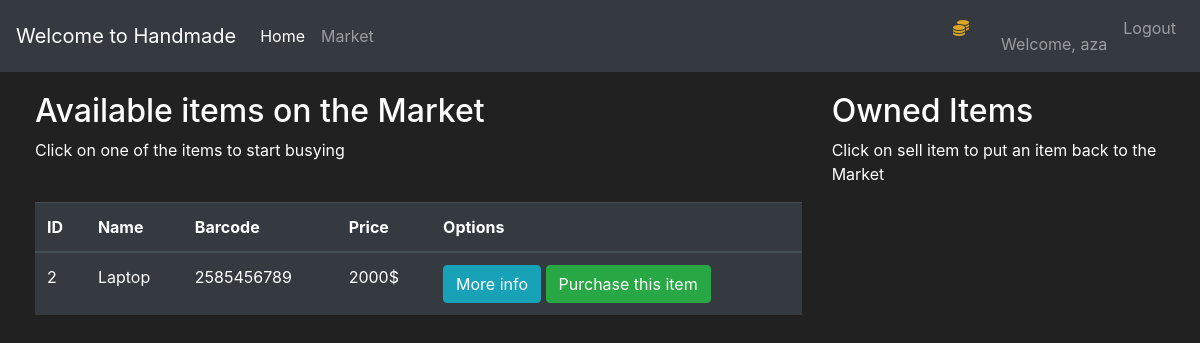
/market (signed in), run on an earlier commit of the app's database.
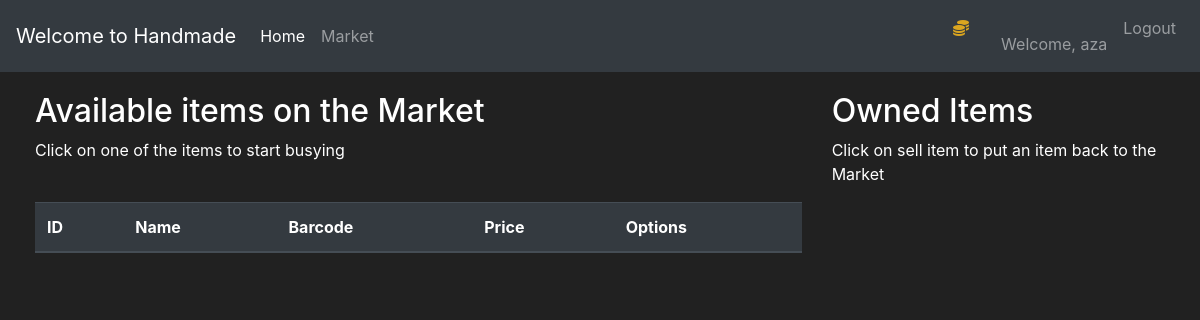
And on a later commit of the database.
### market/models.py (models this page shows, shortened)
class User(db.Model, UserMixin):
    id = db.Column(db.Integer, primary_key=True)
    username = db.Column(db.String(length=30), nullable=False, unique=True)
    email_address = db.Column(db.String(length=50),nullable=False, unique=True)
    password_hash = db.Column(db.String(length=60), nullable=False)
    budget = db.Column(db.Integer(), nullable=False, default=1000)
    items = db.relationship('Item', backref='owned_user', lazy=True)
    @property
    def password(self):
        return self.password

class Item(db.Model):
    id = db.Column(db.Integer, primary_key=True)
    name = db.Column(db.String(length=30), nullable=False, unique=True)
    price = db.Column(db.Integer(), nullable=False)
    barcode = db.Column(db.String(length=12), nullable=False, unique=True)
    description = db.Column(db.String(length=1024), nullable=False, unique=True)
    owner = db.Column(db.Integer(), db.ForeignKey('user.id'))

### market/routes.py (the view, shortened to what this page needs)
@app.route('/market', methods=['GET', 'POST'])
@login_required
def market_page():
    purchase_form = PurchaseItemForm()
    if request.method == 'GET':
        items = Item.query.filter_by(owner=None)
        return render_template('market.html', items=items, purchase_form = purchase_form)

### market/models.py (called while the page is built)
@login_manager.user_loader
def load_user(user_id):
    return User.query.get(int(user_id))

### market/templates/market.html (shortened to what this page needs)
{% extends 'base.html' %}
{% block content %}
<div class="row" style="margin-top:20px; margin-left:20px ">
    <div class="col-8">
        <h2>Available items on the Market</h2>
        <p>Click on one of the items to start busying</p>
        <br>
        <table class = "table table-hover table-dark">
            <thead>
                <tr>
                    <th scope="col">ID</th>
                    <th scope="col">Name</th>
                    <th scope="col">Barcode</th>
                    <th scope="col">Price</th>
                    <th scope="col">Options</th>
                </tr>
            </thead>
            <tbody>
                {% for item in items %}
                    <tr>
                        <td>{{item.id}}</td>
                        <td>{{item.name}}</td>
                        <td>{{item.barcode}}</td>
                        <td>{{item.price}}$</td>
                        <td>
                            <button class="btn btn-outline btn-info" data-toggle="modal" data-target="#Modal-MoreInfo-{{item.id}}">More info</button>
                            <button class="btn btn-outline btn-success" data-toggle="modal" data-target="#Modal-PurchaseConfirm-{{item.id}}">Purchase this item</button>
                        </td>
                    </tr>
                {% endfor %}
            </tbody>
        </table>
    </div>
    <div class="col-4">
        <h2>Owned Items</h2>
        <p>Click on sell item to put an item back to the Market</p>
        <br>
    </div>
</div>
{% endblock %}

### market/templates/base.html (shortened to what this page needs)
<!doctype html>
<html lang="en">
<head>
    <link rel="stylesheet" href="https://cdn.jsdelivr.net/npm/bootstrap@4.5.3/dist/css/bootstrap.min.css">
</head>
<body>
    <nav class="navbar navbar-expand-md navbar-dark bg-dark">
        <a class = "navbar-brand" href="#">Welcome to Handmade</a>
            <div class = "collapse navbar-collapse" id="navbarNav">
                <ul class = "navbar-nav mr-auto">
                    <li class = "nav-item active">
                        <a class = "nav-link" href="{{url_for('home_page')}}">Home<span class="sr-only">(current)</span></a>
                        </li>
                        <li class = "nav-item">
                            <a class = "nav-link" href="{{url_for('market_page')}}">Market</a>
                        </li>
                </ul>
                    {% if current_user.is_authenticated %}
                    <ul class="navbar-nav">
                        <li class = "nav-item">
                            <a class = "nav-link" style="color:goldenrod; font-weight:bolder">
                                <i class="fas fa-coins">{{current_user.prettier_budget}}</i>
                        </li>
                        <li class = "nav-item">
                            <a class = "nav-link" href="#">Welcome, {{current_user.username}}</a>
                        </li>
                        <li class = "nav-item">
                            <a class = "nav-link" href="{{url_for('logout_page')}}">Logout</a>
                        </li>
                    </ul>
                    {% endif %}
        </div>
    </nav>
        {% block content %}
        {% endblock %}
</body>
</html>

### market/templates/base.html (style rules this page uses)
body { background-color: #212121; color: white }

What changed in the data, as far as the page shows it:
no longer on this page (row edited): Item: id "2", name "Laptop", barcode "2585456789", price "2000"
